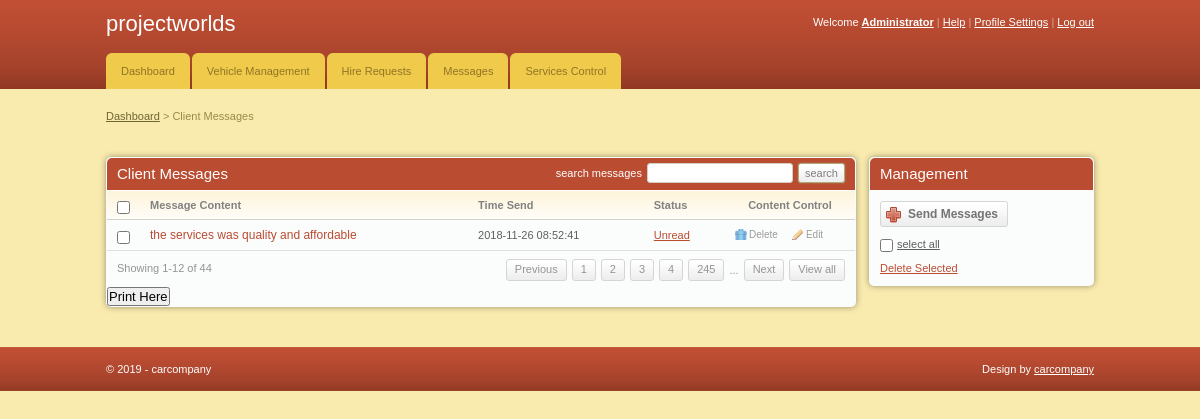
The app's page /admin/index.php (signed in) with its own data.
### tables this page shows
CREATE TABLE `message` (
  `msg_id` int(11) NOT NULL,
  `client_id` int(11) NOT NULL,
  `message` varchar(255) NOT NULL,
  `status` varchar(255) NOT NULL,
  `time` datetime NOT NULL
);

### admin/index.php (the view, shortened to what this page needs)
<!DOCTYPE html PUBLIC "-//W3C//DTD XHTML 1.0 Transitional//EN" "http://www.w3.org/TR/xhtml1/DTD/xhtml1-transitional.dtd">
<html xmlns="http://www.w3.org/1999/xhtml">
<head>
	<link rel="stylesheet" href="css/style.css" type="text/css" media="all" />
</head>
<body>
<div id="header">
	<div class="shell">
		<?php
			include 'menu.php';
		?>
		</div>
	</div>
<div id="container">
	<div class="shell">
		<div class="small-nav">
			<a href="index.php">Dashboard</a>
			<span>&gt;</span>
			Client Messages
		</div>
		<br />
		<div id="main">
			<div id="content">
				<div class="box">
					<div class="box-head">
						<h2 class="left">Client Messages</h2>
						<div class="right">
							<label>search messages</label>
							<input type="text" class="field small-field" />
							<input type="submit" class="button" value="search" />
						</div>
					</div>
					<div class="table">
						<table width="100%" border="0" cellspacing="0" cellpadding="0">
							<tr>
								<th width="13"><input type="checkbox" class="checkbox" /></th>
								<th>Message Content</th>
								<th>Time Send</th>
								<th>Status</th>
								<th width="110" class="ac">Content Control</th>
							</tr>
							<?php
								include '../includes/config.php';
								$select = "SELECT * FROM message";
								$result = $conn->query($select);
								while($row = $result->fetch_assoc()){
							?>
							<tr>
								<td><input type="checkbox" class="checkbox" /></td>
								<td><h3><a href="#"><?php echo $row['message'] ?></a></h3></td>
								<td><?php echo $row['time'] ?></td>
								<td><a href="#"><?php echo $row['status'] ?></a></td>
								<td><a href="javascript:sureToApprove(<?php echo $row['msg_id'];?>)" class="ico del">Delete</a><a href="#" class="ico edit">Edit</a></td>
							</tr>
							<?php
								}
							?>
						</table>
						<div class="pagging">
							<div class="left">Showing 1-12 of 44</div>
							<div class="right">
								<a href="#">Previous</a>
								<a href="#">1</a>
								<a href="#">2</a>
								<a href="#">3</a>
								<a href="#">4</a>
								<a href="#">245</a>
								<span>...</span>
								<a href="#">Next</a>
								<a href="#">View all</a>
							</div>
						</div>
					</div>
					<h2><input type="submit" onclick="window.print()" value="Print Here" /></h2>
				</div>
			</div>
			<div id="sidebar">
				<div class="box">
					<div class="box-head">
						<h2>Management</h2>
					</div>
					<div class="box-content">
						<a href="#" class="add-button"><span>Send Messages</span></a>
						<p class="select-all"><input type="checkbox" class="checkbox" /><label>select all</label></p>
						<p><a href="#">Delete Selected</a></p>
					</div>
				</div>
			</div>
		</div>
	</div>
</div>
<div id="footer">
	<div class="shell">
		<span class="left">&copy; <?php echo date("Y");?> - carcompany</span>
		<span class="right">
			Design by <a href="#">carcompany</a>
		</span>
	</div>
</div>
</body>
</html>

### admin/css/style.css (style rules this page uses)
* { padding:0; margin:0; outline:0; }
body { background:#f9ebae; font-family: Verdana, sans-serif; font-size:11px; line-height:14px; color:#5e5e5e; }
input, textarea, select { font-family: Verdana, sans-serif; font-size:13px; }
.field { border:solid 1px #d3cfc7; background:#fff; padding:5px; }
.small-field { border:solid 1px #d3cfc7; background:#fff; padding:3px 1px; font-size:11px; }
.checkbox { width:13px; height:13px; vertical-align:top; position:relative; top:2px; }
.button { background:#eee url(images/button.gif) repeat-x 0 0; border:solid 1px #b1a874; color:#7f7f7f; font-size:11px; padding:2px 6px 2px 6px; cursor:pointer; line-height:14px !important; }
a { color:#ba4c32; text-decoration: underline; cursor:pointer; }
.left, .alignleft { float:left; display:inline; }
.right, .alignright { float:right; display:inline; }
.ac { text-align: center !important; }
h2 { font-size:15px; font-weight: normal; }
h3 { font-size:12px; line-height:14px; font-weight: normal; }
h3 a { text-decoration: none; }
.shell { width:988px; margin:0 auto; }
#header { height:89px; background:url(images/header.gif); white-space:nowrap; }
#container { padding:20px 0; }
.small-nav { color:#978b48; padding-bottom:20px; }
.small-nav a { color:#6f6636; }
#content { float:left; width:750px; }
#sidebar { float:right; width:225px; }
.table th { background:#fffdfa url(images/th.gif) repeat-x 0 0; color:#818181; text-align: left; padding:7px 10px; border-bottom:solid 1px #d2d1cb; }
.table td { background:#fbfcfc; border-bottom:solid 1px #e0e0e0; padding:8px 10px; }
.box { background:#fbfcfc; height:100%; padding:1px; margin-bottom:20px; }
.box-head { background:#ba4c32; height:32px; color:#fff; padding: 0 10px; line-height:32px; white-space:nowrap; border-bottom:solid 1px #fff; }
.box-head .right { padding-top:5px; line-height:13px; }
.box-head .right label, .box-head .right input { float:left; }
.box-head .right label { padding:4px 0 0 0; }
.box-head .right input { margin-left:5px; }
.pagging { height:20px; padding:8px 10px; line-height:19px; color:#949494; }
.pagging a { background:url(images/pagging.gif) repeat-x 0 0; height:20px; float:left; padding:0 8px; border:solid 1px #d5d5d5; text-decoration: none; color:#949494; margin-left:5px; }
.pagging span { float:left; margin-left:5px; padding-top:2px; }
a.ico { color:#9d9c9a; font-size:10px; text-decoration: none; padding:0 0 0 14px; background-repeat:no-repeat; background-position:0 0; }
a.del { background-image:url(images/del.gif) }
a.edit { background-image:url(images/edit.gif); margin-left:14px; }
.box-content { padding:10px; }
.box-content p { padding-top:10px; }
.select-all label { text-decoration: underline; padding-left:4px; }
.add-button, .add-button span { float:left; height:26px; background:url(images/add-button.gif) no-repeat 0 0; padding:0 0 0 28px; }
.add-button span { background-position:right 0; padding:0 10px 0 0; }
.add-button { font-weight: bold; font-size:12px; color:#747474; text-decoration: none; line-height:26px; }
#footer { height:44px; background:url(images/footer.gif); line-height:44px; color:#fff; }
#footer a { color:#fff; }
.box { -moz-border-radius:5px; -webkit-border-radius:5px; -moz-box-shadow: 0 0 6px #978f6c; -webkit-box-shadow: 0 0 6px #978f6c; }
.box-head { -moz-border-radius-topleft:5px; -moz-border-radius-topright:5px; -webkit-border-top-left-radius:5px; -webkit-border-top-right-radius:5px; }
.field, .button { -moz-border-radius:4px; -webkit-border-radius:4px; }
.small-field, .button, .pagging a { -moz-border-radius:3px; -webkit-border-radius:3px; }
.button { -moz-box-shadow: 0 0 2px #978f6c; -webkit-box-shadow: 0 0 2px #978f6c; }

### records on screen
message: message "the services was quality and affordable", time "2018-11-26 08:52:41", status "Unread"
